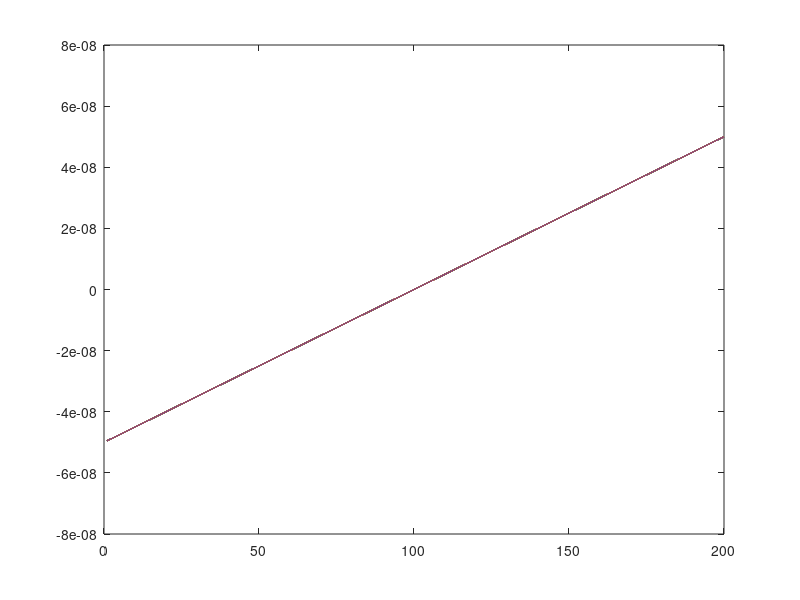

MATLAB code to generate this figure: (Note: this script raises an error after producing the figure.)
%% Project 2: Usuki Transfer Matrix Technique
clear
close all
% Constants (everything is in SI units)
h = 6.626e-34;
hbar = h/(2*pi);
e = 1.602e-19;
q = e;
a = 2e-9;               % size in meter
m0 = 9.11e-31;          % [kg]
mstar_GaAs = 0.067*m0;  % [kg]
Disorder_num = 0;

numpoints = 200; %size(Ax2Usuki,2);
Nx =  numpoints;
Ny =  numpoints;

x = linspace(0,a*Nx,Nx);
y = linspace(0,a*Ny,Ny);
dx = x(2)-x(1);
dy = y(2)-y(1);
T = (hbar^2)/(2*mstar_GaAs*a^2); % kinetic energy operator  % Hopping Energy * 10,000 [J]
%% Fermi level configuration  Boundary condition quantum wires are modeled as square well waveguides
% Nano-Electronic Devices: Semiclassical and Quantum Transport Modeling
% edited by Dragica Vasileska, Stephen M. Goodnick
numfermis = 100;
num_potentials = 1;
numwidths = 10;
widths = linspace(10e-9,700e-9,numwidths);

% fermis = 1e-3*e*linspace(2,2,numfermis);
fermis = 1e-3*e*linspace(2,20,numfermis);
%% A vector potential
A_pot_valu = 10;
A_potential = zeros(numpoints,numpoints,3);

B = 0.00023; %T
for k = 1:Nx
    A_potential(k,:,1) = 5e-10*(k-numpoints/2); % Linear A for uniform Bz
    A_potential(k,:,2) = 0; % 
    A_potential(k,:,3) = 0; %
end
figure
A2d = A_potential(:,:,1);
plot(A2d)
% for i = 1:Nx
%     for j = 1:Ny
%         if i == 1
%             A_potential(i,j,:) = 0;
%         end
%     end
% end
% A_potential(:,:,1) = rot90(A_potential(:,:,1));
% A_potential(:,:,2) = rot90(A_potential(:,:,2));
phi_potential = zeros(numpoints,numpoints);
Tmatrix = zeros(30,30,numfermis);
% fermi_level = 1e-3*e*25;
%% Hamiltonian
Hamiltonian_l_minus1 = T*eye(Ny);
for i = 1:Ny
        Hamiltonian_l_minus1(i,i) = -T*exp(1j*(q/hbar)*A_potential(i,10,1)*dx); %sam
%     Hamiltonian_l_minus1(i,i) = -T*exp(1j*2*pi*B*i);
    
end
Hamiltonian_l_plus1  = conj(Hamiltonian_l_minus1 );
% imagesc(real(Hamiltonian_l_minus1));colorbar
%% initialize potential based on kinetic energy

% potentials = linspace(1.5,1.5,num_potentials);
% for k = 1:num_potentials
% potential_valu = 0;
% Potential_op = 0*potential_valu*ones(Nx,Ny);
% rectangle channel potential
% % for i = 1:Nx
% %     for j = 1:Ny
% %         if (floor(Nx/2)-floor(width/2)+25 < i && floor(Nx/2)+floor(width/2)-25 > i ...
% %                 && (floor(Ny/2)-floor(width/4) > j+20 || floor(Ny/2)+floor(width/4) < j+20))
% %             Potential_op(i,j) = 1*1e4*T;
% %         end
% %     end
% % end
% %
% % for i = 1:Nx
% %     for j = 1:Ny
% %         if (floor(Nx/2)-floor(width/2)+25 < i && floor(Nx/2)+floor(width/2)-25 > i ...
% %                 && (floor(Ny/2)-floor(width/4) > j-20 || floor(Ny/2)+floor(width/4) < j-20))
% %             Potential_op(i,j) = 1*1e4*T;
% %         end
% %     end
% % end
Lnth = floor(Nx/4);
width = floor(Nx/10);
[Domain_air,Domain_FET] = Domain_Rectangle_Mosfet(Nx,Ny,Nx/4, Nx/2);

Potential_op = 1e4*T .* Domain_air + 0 .* Domain_FET ;

% for i = 1:Nx/2
%     for j = 1:Ny
%         if j > 1.00*i && j < Ny-1.00*i
%             Potential(i,j) = fermi;
%
%         end
%     end
% end
%
% for i = Nx/2:Nx
%     for j = 1:Ny
%         if j > 1.00*(Nx-i) && j < (Ny - 1.00*(Nx-i))
%             Potential(i,j) = fermi-potentials(k)*e;
%         end
%     end
% end
% hardwall potential on top and bottom of Nanowire
% Potential_op(:,1) = 1e4*T;
% Potential_op(:,Ny) = 1e4*T;
% Potential_op = rot90(Potential_op);
% %  Create potential operator for a random disordered system
% for i = 1:Disorder_num
%     idx =randperm(length(Potential_op),2);  % choose random locations to define different potentials at those points
%     %     idx2(i)=randperm(length(Potential_op),1); % choose random locations to define different potentials at those points
%     Potential_op(idx(1),idx(2)) = 1e4*T;
% end
figure
imagesc((Potential_op));colorbar
title('rectangle channel Potential op')
print(gcf,'rectangle channel_Potential_op.jpg','-djpeg');
%% Hamiltonian
Gfinal = zeros(numfermis,1);
for z = 1:numfermis
    ef = fermis(z);
    
    % Define potential energy
    
    
    % Define potential energy in Hamiltonian
    fprintf('Getting Eigs and Sorting Modes...');
    disp(['Fermi level number ', num2str(z)])
    for l = 1:Nx
        Hamiltonian_l = zeros(Ny,Ny);
        for i = 1:Ny
            Hamiltonian_l(i,i) = 4*T+Potential_op(i,l)+phi_potential(i,l);
            if i == 1
                Hamiltonian_l(i,i+1) = -T*exp(1j*(q/hbar)*A_potential(i+1,l,2)*dy);
            end
            if i == Ny
                Hamiltonian_l(i,i-1) = -T*exp(-1j*(q/hbar)*A_potential(i-1,l,2)*dy);
            end
            if i > 1 && i < Ny
                Hamiltonian_l(i,i+1) = -T*exp(1j*(q/hbar)*A_potential(i+1,l,2)*dy);
                Hamiltonian_l(i,i-1) = -T*exp(-1j*(q/hbar)*A_potential(i-1,l,2)*dy);
            end
        end
%     if l == 100
%         check = (Hamiltonian_l);
%     end
%     Hamiltonian_l = rot90(Hamiltonian_l);
    if l == 1
        T_0 = [zeros(Ny),eye(Ny);-inv(Hamiltonian_l_plus1)*Hamiltonian_l_minus1,...
            inv(Hamiltonian_l_plus1)*(Hamiltonian_l-ef*eye(Ny))];
        [somevectors,somevalues] = eig(T_0);
        % The sort_eig function takes the unsorted eigenvectors/values from
        % eig and sorts them into forward propagating, forward decaying,
        % back propagating and back evanescent.
        [sortedvalues,sortedvectors,forwardmodes] = sort_eig2(somevectors,somevalues);
        if forwardmodes == 0
            disp("No propagating modes!!")
            return
        end
        T_0new = (sortedvectors);
        C2l = zeros(Ny);
        C1l = eye(Ny);
        P2l = inv([T_0new(numpoints+1:2*numpoints,1:numpoints)*C2l+...
            (T_0new(numpoints+1:2*numpoints,numpoints+1:2*numpoints))]);
        P1l = -P2l*T_0new(numpoints+1:2*numpoints,1:numpoints)*C1l;
        Tl = T_0new;
    else
    
   % propagate through slices
       lnew = Tl*[C1l,C2l;zeros(Ny),eye(Ny)]*[eye(Ny),zeros(Ny);P1l,P2l];
       C1l = lnew(1:numpoints,1:numpoints);
       C2l = lnew(1:numpoints,numpoints+1:2*numpoints);
       if l ~= numpoints
        Tl = [zeros(Ny),eye(Ny);-inv(Hamiltonian_l_plus1)*Hamiltonian_l_minus1,...
                (Hamiltonian_l_plus1)\(Hamiltonian_l-ef*eye(Ny))];
       else
           Tl = inv(T_0new);
       end
       P2l = inv([Tl(numpoints+1:2*numpoints,1:numpoints)*C2l+...
              (Tl(numpoints+1:2*numpoints,numpoints+1:2*numpoints))]);
       P1l = -P2l*Tl(numpoints+1:2*numpoints,1:numpoints)*C1l;
       p2density(l,:,:) = P2l;
       p1density(l,:,:) = P1l;
    end
end
    T0_end = ([zeros(Ny),eye(Ny);-inv(Hamiltonian_l_plus1)*Hamiltonian_l_minus1,...
        (Hamiltonian_l_plus1)\(Hamiltonian_l-ef*eye(Ny))]);
%     T0_end = inv(T_0);
    [somevectorsout,somevaluesout] = eig((T0_end));
    [sortedvaluesout,sortedvectorsout,ignorethis] = sort_eig2(somevectorsout,somevaluesout);
    Tl_end = inv(sortedvectorsout);
    lfinal = Tl_end*[C1l,C2l;zeros(Ny),eye(Ny)]*[eye(Ny),zeros(Ny);P1l,P2l];
    for i = 1:forwardmodes
        for j = 1:Nx
            propagating_speeds_in(i) = (2*T*dx/(hbar))*sum(abs(sortedvectors(j,:)*transpose(sortedvectors(j,:))).^2)*...
                sin((log(sortedvaluesout(i))/(1j)-(e/hbar)*A_potential(j,1,1))*dx);
        end
    end
    N_prop_forward = forwardmodes;
    C1final = lfinal(1:forwardmodes,1:forwardmodes);
    C1final2 = lfinal(Ny+1:Ny+forwardmodes,Ny+1:Ny+forwardmodes);
    %Calculate T matrix out
    % The sort_eig function takes the unsorted eigenvectors/values from
    % eig and sorts them into forward propagating, forward decaying,
    % back propagating and back evanescent.
    
    for i = 1:forwardmodes
        for j = 1:Nx
            propagating_speeds_out(i) = (2*T*dx/(hbar))*sum(abs(sortedvectorsout(j,:)*transpose(sortedvectorsout(j,:))).^2)*...
                sin((log(sortedvalues(i))/(1j)-(e/hbar)*A_potential(j,Nx,1))*dx);
        end
    end
    %propagating_speeds_out = propagating_speeds_in;
    T_matrix = zeros(N_prop_forward,N_prop_forward);
    for i = 1:N_prop_forward
        for j = 1:N_prop_forward
            T_matrix(i,j) = (abs(propagating_speeds_out(i)/(propagating_speeds_in(j))))*abs(C1final(i,j))^2;
        end
    end
    Tmatrix(1:forwardmodes,1:forwardmodes,z) = T_matrix;
    Gfinal(z) = (sum(sum(T_matrix)));
end
figure
plot(fermis,real((Gfinal)));
ylabel('Conductance')
xlabel('Gate Voltage')
print(gcf,'Rectangles_Conductance.jpg','-djpeg');
%% Finding Density

x = linspace(0,a*Nx,Nx);
y = linspace(0,a*Ny,Ny);
% Initialize phi and set the last slice of phi equal to the last slice p
phi = zeros(Nx,numpoints,numpoints);
phi(Nx,:,:) = p1density(Nx,:,:);
% back-propagate phi
for i = Nx-1:-1:1
    p1densitytemp = reshape(p1density(i,:,:),numpoints,numpoints);
    p2densitytemp = reshape(p2density(i,:,:),numpoints,numpoints);
    phitemp  = reshape(phi(i+1,:,:),numpoints,numpoints);
    phi(i,:,:) = p1densitytemp+p2densitytemp*phitemp;
end
% using phi, calculate electron density for each mode
for i = 1:N_prop_forward
    for j = 1:numpoints
        for l = 1:numpoints
            nmode(l,j,i) = abs(phi(j,l,i))^2;
        end
    end
end
% Sum all modes together for electron density
density = zeros(numpoints,numpoints);
for i = 1:N_prop_forward
    density = density + nmode(:,:,i);
end
figure
imagesc(x,y,(density(:,2:numpoints)))
title("Electron Density")
xlabel("x-position (m)")
ylabel("y-position (m)")
print(gcf,'rectangle_density.jpg','-djpeg');
%writematrix(density,'rectangleDensity.txt')
% current(k) = calculate_ballistic_current(e*potentials(k),Tmatrix);
% percent_complete = 100*k/num_potentials;
% disp("Percent complete: " +percent_complete)
% end

% figure
% plot(potentials,current)